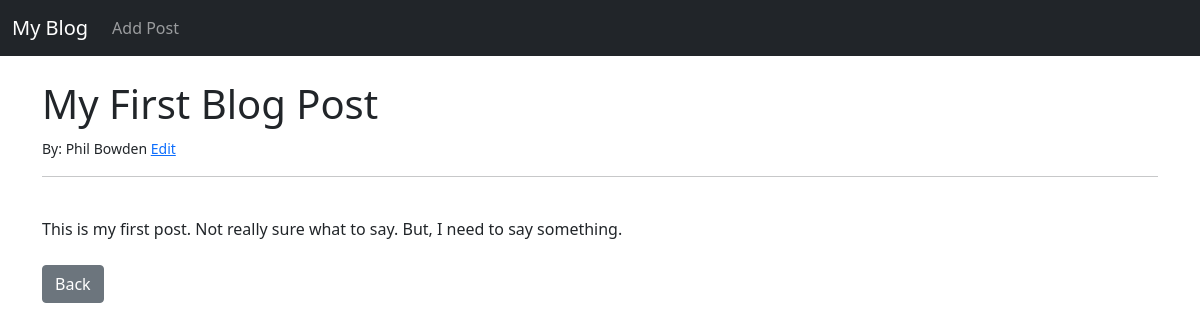
The page /article/1 on the database as committed earlier.
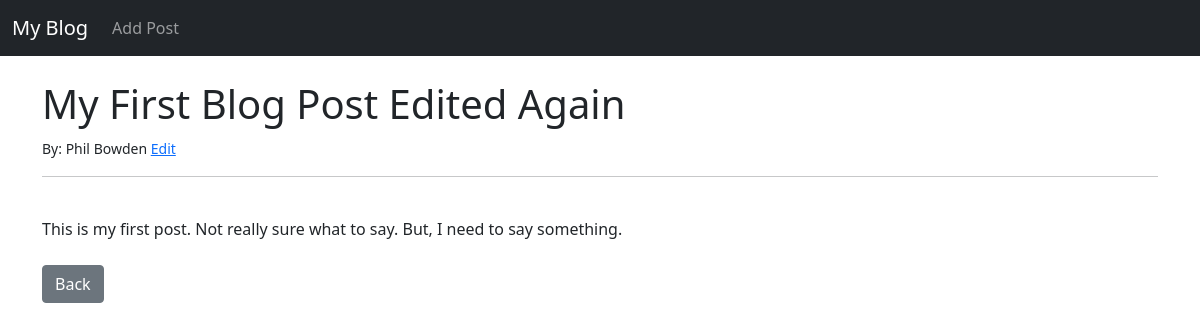
The same page on the database as committed later.
### blogoramma/models.py (models this page shows, shortened)
class Post(models.Model):
	title = models.CharField(max_length = 255)
	title_tag = models.CharField(max_length = 255)
	author = models.ForeignKey(User, on_delete=models.CASCADE)
	body = models.TextField()

### blogoramma/views.py (the view)
# urls.py: path('article/<int:pk>', ArticleDetailView.as_view(), name='article-detail'),
class ArticleDetailView(DetailView):
    model = Post
    template_name = 'article_details.html'

### blogoramma/templates/article_details.html (shortened to what this page needs)
{% extends 'base.html' %}
{% block content %}
<h1>{{ post.title }}</h1>
<small>By: {{ post.author.first_name }}
{{ post.author.last_name }} <a href="{% url 'update_post' post.pk %}">Edit</a></small><br/>
<hr>
<br/>
{{ post.body }}
<br/><br/>
<a href="{% url 'home' %}" class="btn btn-secondary">Back</a>
{% endblock %}

Rows that differ between the two databases and show on the page:
changed Post "Phil": title "My First Blog Post" → "My First Blog Post Edited Again"
